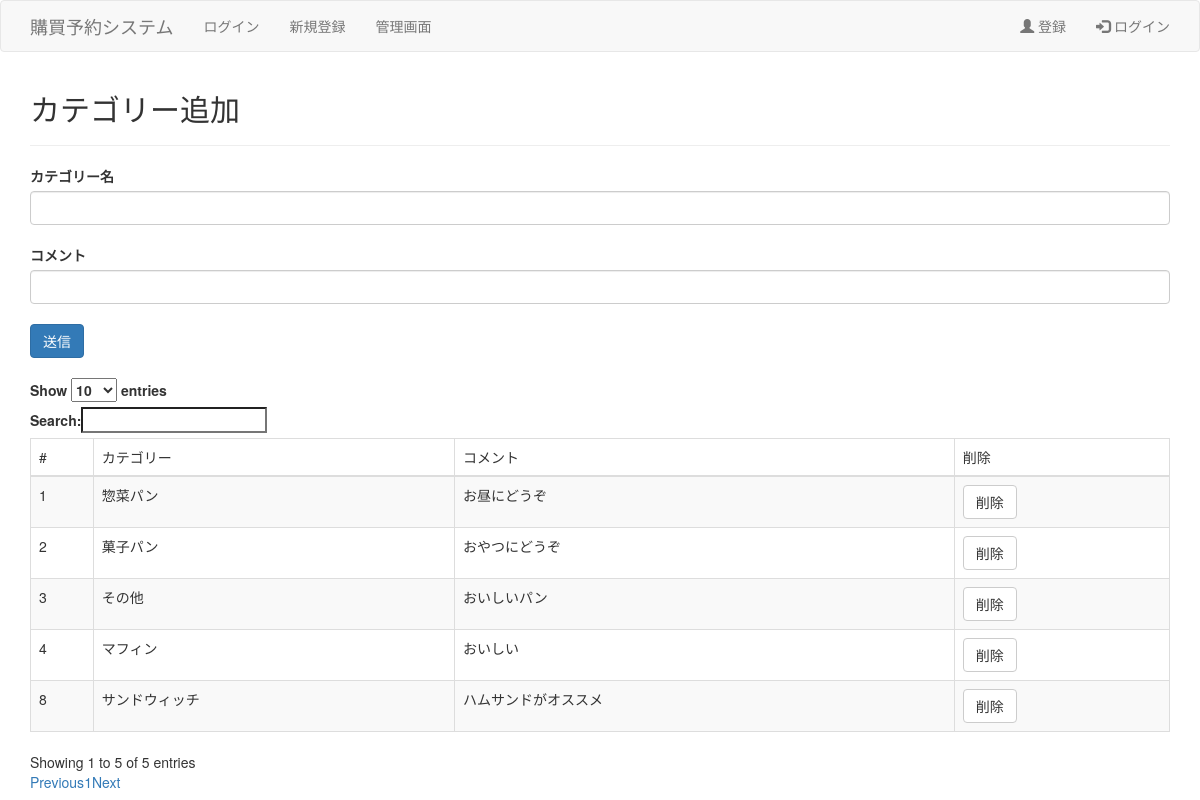
Screenshot of /console/category_manage.php with the database file from the repository.
### tables this page shows
CREATE TABLE `category` (
  `id` int(255) NOT NULL,
  `name` varchar(255) NOT NULL,
  `comment` varchar(255) NOT NULL
);

### console/category_manage.php (the view, shortened to what this page needs)
<?php
require("../connect_db.php");
require("../head.php");
?>
<form action="category_manager.php" method="post">
<div class="container">
  <h2>カテゴリー追加</h2>
  <hr>
<div class="form-froup">
  <label>カテゴリー名</br></label>
  <input type="text" name="name" maxlength="100" class="form-control"></br>
</div>
<div class="form-froup">
  <label>コメント</br></label>
  <input type="text" name="comment" maxlength="100" class="form-control"></br>
</div>
  <input class="btn btn-primary" type="submit" name="submit" value="送信">
<table id="category" class="table table-striped table-bordered cellspacing="0"">
<thead><tr><td>#</td><td>カテゴリー</td><td>コメント</td><td>削除</td></tr></thead>
<?php
$query = "SELECT * FROM category";
$result = mysqli_query($link, $query);
while ($row = mysqli_fetch_assoc($result)){
  echo "<tr>";
  echo "<td>".$row["id"]."</td>";
  echo "<td>".$row["name"]."</td>";
  echo "<td>".$row["comment"]."</td>";
  echo "<td><button class=\"btn btn-default\" type='submit' name='del' value='",$row["id"],"'>削除</button></td>";
  echo "</tr>";
};
?>
</div>

### rows the page displays
category: id "1", name "惣菜パン", comment "お昼にどうぞ"
category: id "2", name "菓子パン", comment "おやつにどうぞ"
category: id "3", name "その他", comment "おいしいパン"
category: id "4", name "マフィン", comment "おいしい"
category: id "8", name "サンドウィッチ", comment "ハムサンドがオススメ"
